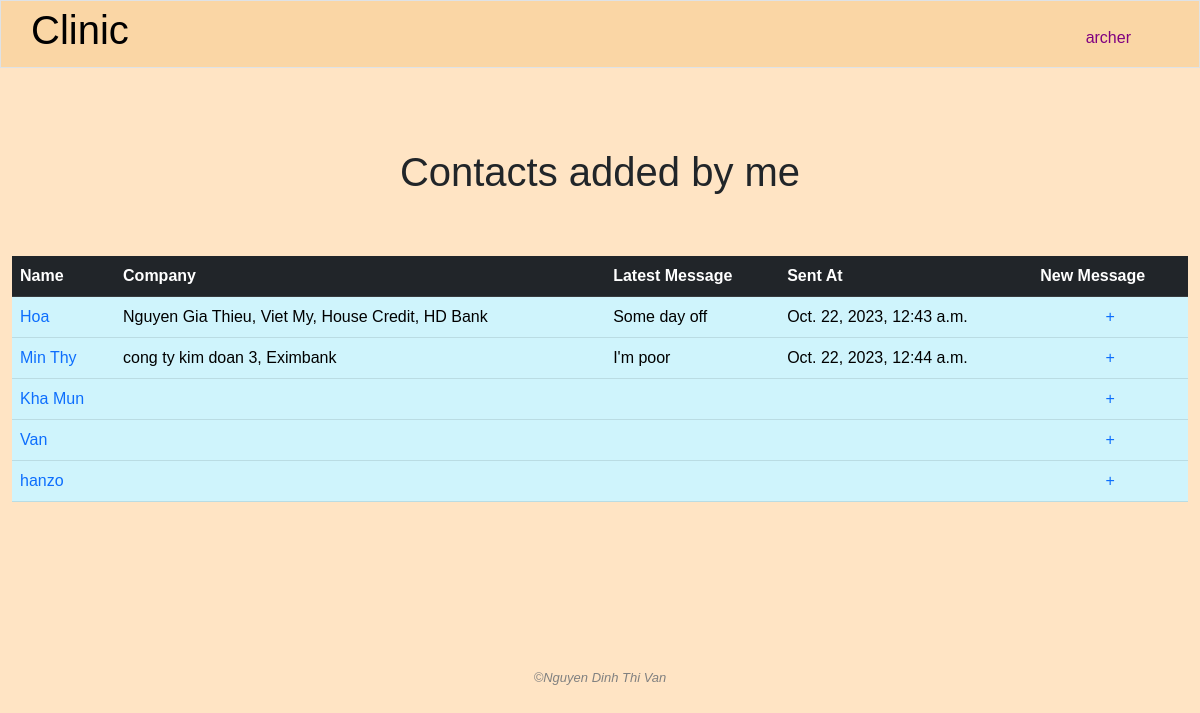
/my_people (signed in), run on the app's committed database.
### clinic/models.py (models this page shows, shortened)
class User(AbstractUser):
    class Level(models.IntegerChoices):
        GUEST = 0
        LOW = 1
        MIDDLE = 2
        TOP = 3
    management_right_level = models.IntegerField(choices=Level.choices, blank=True, null=True)

class People(models.Model):
    name = models.CharField(max_length=255)
    company = models.ManyToManyField(Company,related_name="contact")
    position = models.TextField(blank=True)
    address = models.TextField(blank=True, null=True)
    email = models.CharField(max_length=255)
    phone = models.CharField(max_length=255)
    note = models.TextField(blank=True)
    created_by = models.ForeignKey(User, on_delete=models.SET_NULL, blank=True, null=True, related_name='add_people')
    modified_by = models.ForeignKey(User, on_delete=models.SET_NULL, blank=True, null=True, related_name='modified_person')

class Company(models.Model):
    name = models.CharField(max_length=255)
    industry = models.CharField(max_length=255)
    address = models.TextField()
    email = models.CharField(max_length=255, blank=True, null=True)
    phone = models.CharField(max_length=255, blank=True, null=True)
    representative = models.ForeignKey('People', on_delete=models.SET_NULL, blank=True, null=True, related_name="companies")
    male_headcount = models.IntegerField()
    female_headcount = models.IntegerField()
    created_by = models.ForeignKey(User, on_delete=models.SET_NULL, blank=True, null=True, related_name="add_companies")
    modified_by = models.ForeignKey(User, on_delete=models.SET_NULL, blank=True, null=True, related_name="modified_companies")

class ContactDiary(models.Model):
    name = models.ForeignKey(People, on_delete=models.CASCADE, related_name='talks')
    content = models.TextField()
    date = models.DateTimeField(auto_now_add=True)

### clinic/views.py (the view)
# urls.py: path('my_people', views.my_people, name="my_people"),
@login_required
def my_people(request):
    if "read_self_add_people_info" not in user_right(request.user.management_right_level):
        request.session['nay_message'] = "You're not allow to check this info"
        return HttpResponseRedirect(reverse('index'))
    yay_message = request.session.get('yay_message', '')
    nay_message = request.session.get('nay_message', '')
    request.session['yay_message'] = ''
    request.session['nay_message'] = ''
    people = People.objects.filter(created_by=request.user)
    for person in people:
        person.latest_message = person.talks.order_by("-date").first()
        related_companies = person.company.all()
        representing_companies = person.companies.all()
        unique_companies = list(set(related_companies).union(set(representing_companies)))
        person.unique_companies = unique_companies
    return render(request, "clinic/my_people.html", {
        "people": people,
        "yay_message": yay_message,
        "nay_message": nay_message
    })

### clinic/templates/clinic/my_people.html (shortened to what this page needs)
{% extends "clinic/layout.html" %}
{% load static %}
{% block main %}
    <h1 class="text-center page-title">Contacts added by me</h1>
    <div class="container-fluid">
        <table class="table table-info">
            <thead class="table table-dark">
                <tr>
                    <th>Name</th>
                    <th>Company</th>
                    <th>Latest Message</th>
                    <th class="hide-for-mobile">Sent At</th>
                    <th>New Message</th>
                </tr>
            </thead>
            <tbody>
                {% for person in people %}
                    <tr>
                        <td>
                            <a class="no-underline" href="{% url 'person_detail' person_id=person.id %}">{{ person.name }}</a>
                        </td>
                        <td>
                            {% for company in person.unique_companies %}
                                {% if not forloop.last %}
                                    {{ company.name }},
                                {% else %}
                                    {{ company.name }}
                                {% endif %}
                            {% endfor %}
                        </td>
                        <td>
                            {{ person.latest_message.content }}
                        </td>
                        <td class="hide-for-mobile">
                            {{ person.latest_message.date }}
                        </td>
                        <td style="text-align: center;">
                            <a href="{% url 'add_message_from_all_people_page' person_id=person.id %}" class="no-underline">+</a>
                        </td>
                    </tr>
                {% empty %}
                    No contact yet
                {% endfor %}
            </tbody>
        </table>
    </div>
{% endblock %}

### clinic/templates/clinic/layout.html (shortened to what this page needs)
{% load static %}
<!DOCTYPE html>
<html lang="en">
    <head>
        <link rel="stylesheet" href="https://cdnjs.cloudflare.com/ajax/libs/font-awesome/4.7.0/css/font-awesome.min.css">
        <link rel="stylesheet" href="{% static 'clinic/bootstrap.css' %}">
        <link rel="stylesheet" href="{% static 'clinic/styles.css' %}">
    </head>
    <body>
        {% if user.is_authenticated %}
            <nav class="navbar navbar-expand-lg navbar-custom border" id="pc-nav">
                <a class="navbar-brand" href="{% url 'index' %}"><span><h1>Clinic</h1></span></a>
                <div class="collapse navbar-collapse" id="navbar">
                    <ul class="navbar-nav ms-auto mt-2">
                        <li class="nav-item">
                            <div class="dropdown">
                                <button class="nav-link active" style="color: purple;" type="button" id="dropdownMenuButton2" data-bs-toggle="dropdown" aria-expanded="false">
                                    {{ user.username }}
                                </button>
                            </div>
                        </li>
                    </ul>
                </div>
            </nav>
        {% endif %}
        <main>{% block main %}{% endblock %}</main>
        <footer class="text-center">
            &#169;Nguyen Dinh Thi Van
        </footer>
    </body>
</html>

### clinic/static/clinic/styles.css (style rules this page uses)
body { font-family: sans-serif; }
body { color: auto; background-color: bisque; }
main { min-height: 40vh; }
footer { margin-top: 150px; font-family: sans-serif; font-size: 13px; font-style: italic; color: grey; }
.navbar-custom { padding: 0 60px 0 30px; background: #FAD6A5; margin-bottom: 30px; }
.page-title { margin-bottom: 1.5em; }
.container-fluid { display: flex; justify-content: center; align-items: center; }
td { padding: .5em; color: orange; }
.no-underline { text-decoration: none; }

### data on the page
User: username "archer"
People: name "Hoa", latest_message.content "Some day off", latest_message "Oct. 22, 2023, 12:43 a.m."
Company: name "Nguyen Gia Thieu"
Company: name "Viet My"
Company: name "House Credit"
Company: name "HD Bank"
People: name "Min Thy", latest_message.content "I'm poor", latest_message "Oct. 22, 2023, 12:44 a.m."
Company: name "cong ty kim doan 3"
Company: name "Eximbank"
People: name "Kha Mun"
People: name "Van"
People: name "hanzo"
